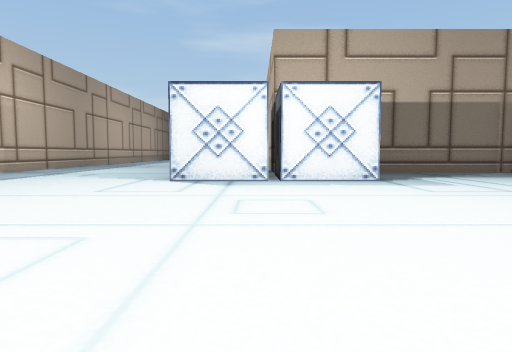
view 1 (above)

24 first-person views from a walk through a 3-D level made in the Unity game engine. The camera is 0.58 m above the floor, tilts 4° down and sees 75° across. Doors are open. The floor is counted in squares, 1 m on a side. Each view is taken from the middle of a square. On the plan, view 1 faces up. The plan holds only what a view shows up to about 9 squares ahead; the rest is blank. The place goes on beyond the plan. Some animated figures are left out.

view 2
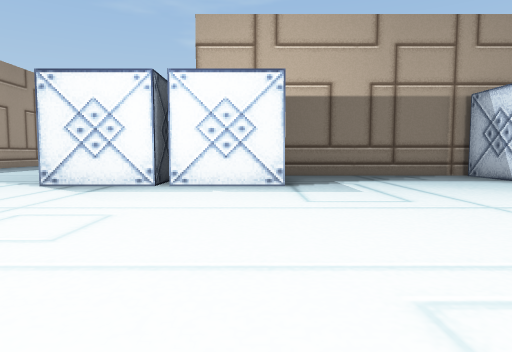

view 3
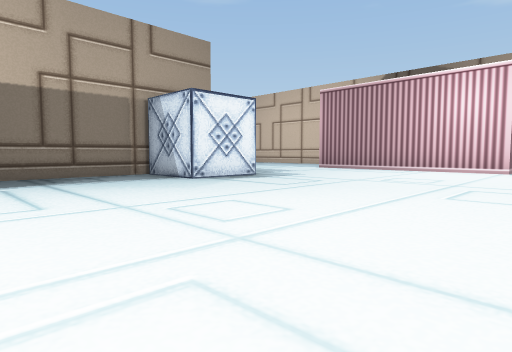

view 4
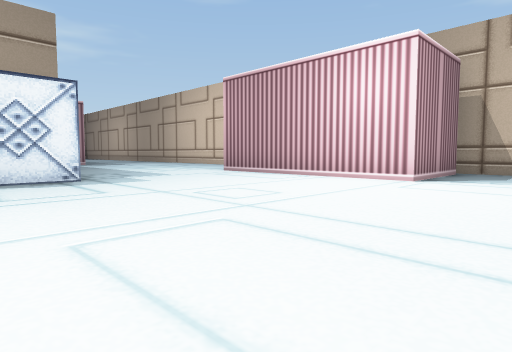

view 5
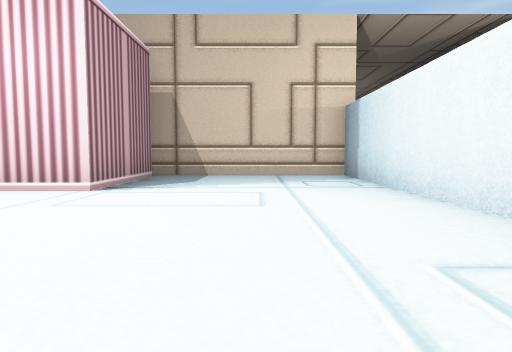

view 6
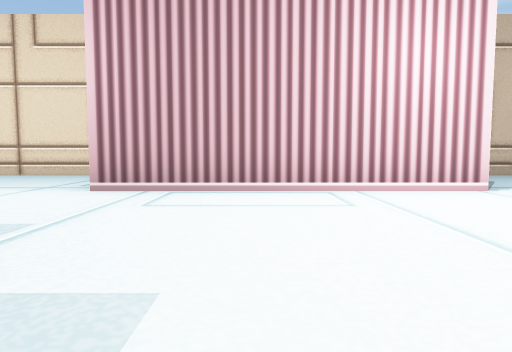

view 7
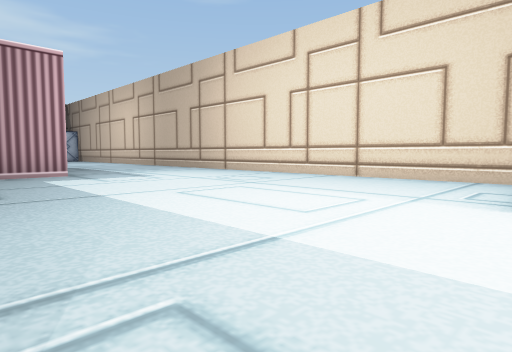

view 8
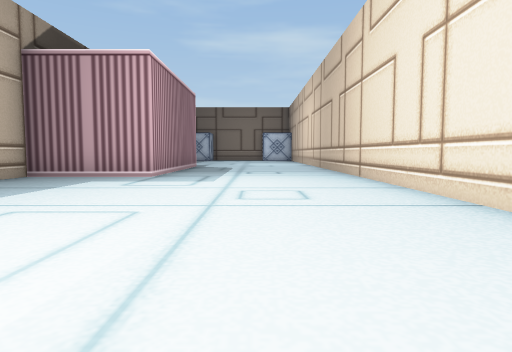

view 9
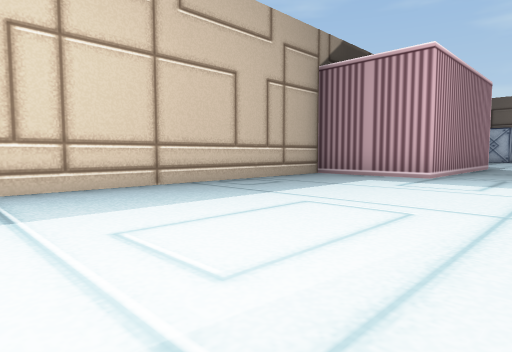

view 10
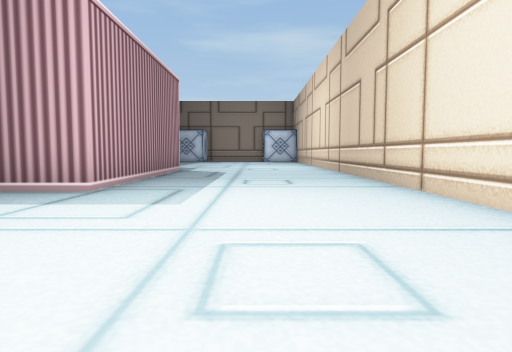

view 11
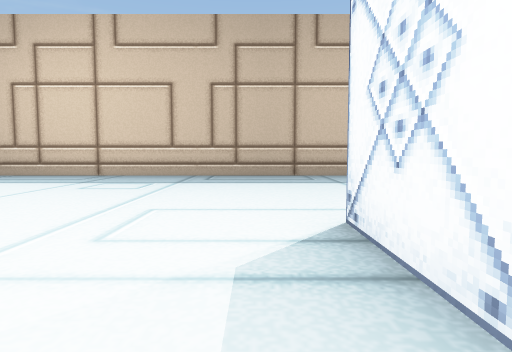

view 12
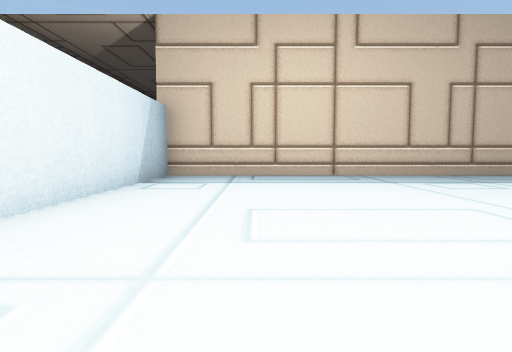

view 13
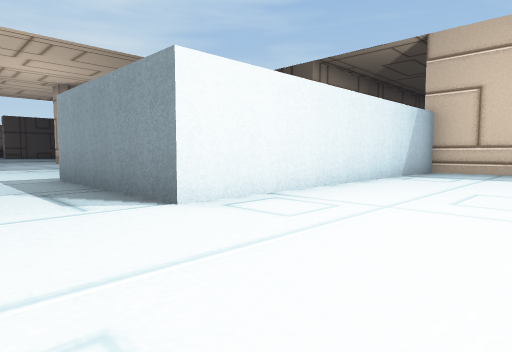

view 14
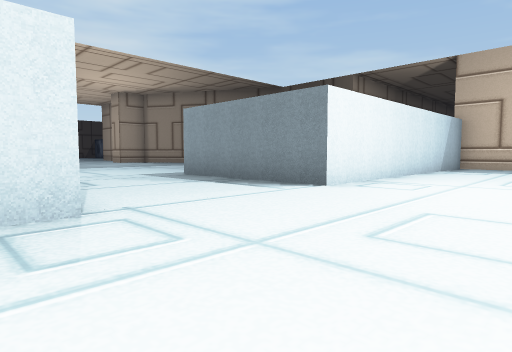

view 15
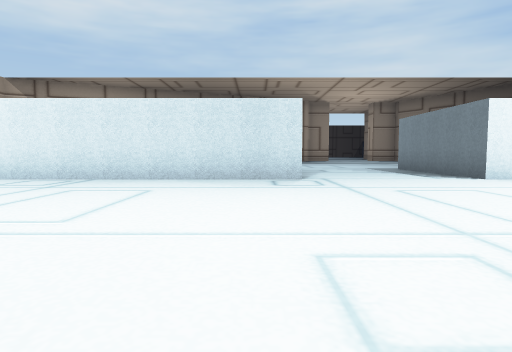

view 16
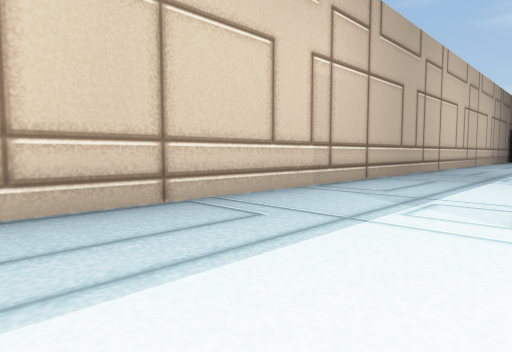

view 17
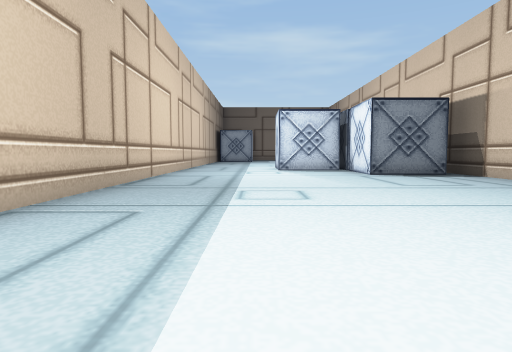

view 18
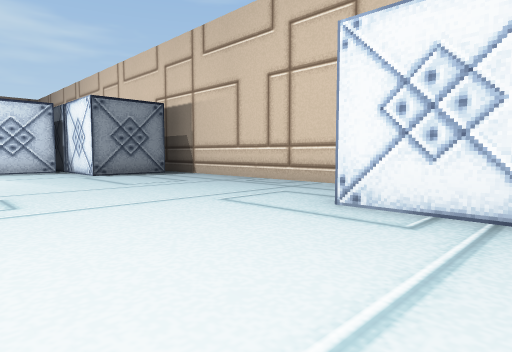

view 19
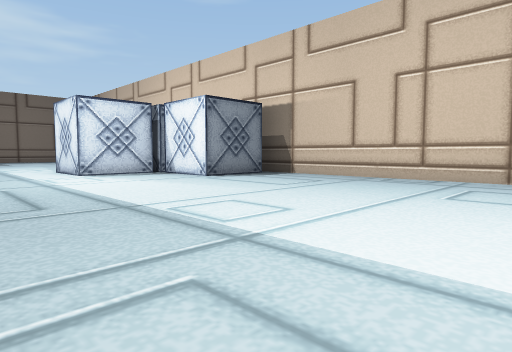

view 20
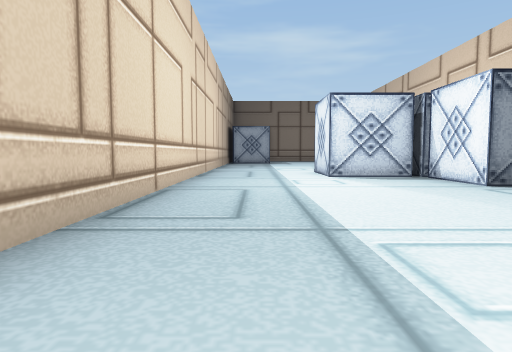

view 21
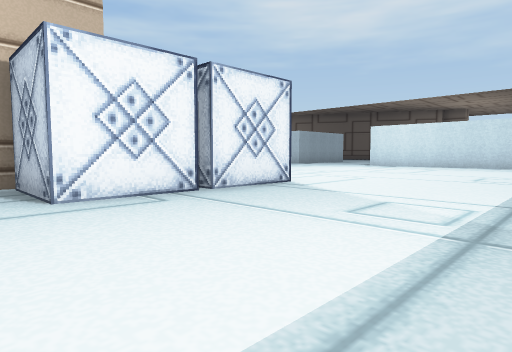

view 22
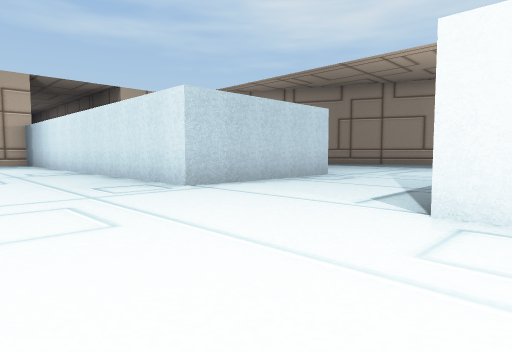

view 23
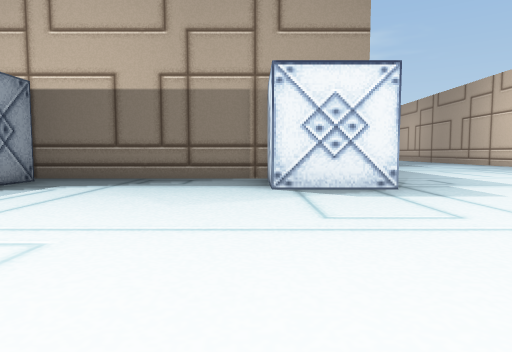

view 24
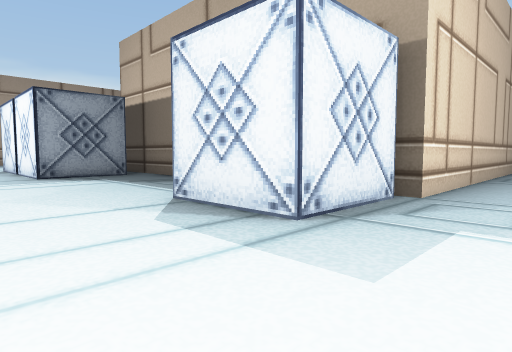

### Floor plan
Points are (right, up) in squares from view 1. A wall is a line through its corners. A room is listed if a view was taken in it or the views show most of it. See-through windows are left out.
Room 1 (views 1, 2, 3, 4, 5, 6, 7, 8, 9, 10, 11, 12, 13, 14, 15, 16, 17, 18, 19, 20, 21, 22, 23, 24)
walls: (2.5, 8.9) (2.5, 6.8) (0.5, 6.8); (9.3, 9.5) (9.3, 7.2) (7.3, 7.2) (7.3, 9.5) (2, 9.5); (0.3, 6.8) (-1.8, 6.8) (-1.8, 11) (0.2, 11); (0.5, 10.9) (0.5, 18.1); (0.1, 17.7) (-2, 17.7) (-2, 20) (-4.2, 20) (-4.2, 21); (17.5, 8.9) (17.5, 21); (17, 2.5) (14, 2.5) (14, 8.5); (5, -6.9) (5, -2.2) (17.5, -2.2) (17.5, 2.8); (12.5, 21.1) (12.5, 17) (9.5, 17) (9.5, 9.5); (-7.5, 21) (-7.5, -2.2) (1, -2.2) (1, -6.7)

Where each view was taken, in squares from view 1:
view 1: 0 up, 0 right, facing up
view 2: 1 up, 2 right, facing up
view 3: 1 up, 3 right, facing up-right
view 4: 0 up, 7 right, facing up-right
view 5: 0 up, 9 right, facing right
view 6: 6 up, 9 right, facing right
view 7: 8 up, 10 right, facing up-right
view 8: 9 up, 15 right, facing up
view 9: 9 up, 15 right, facing up-left
view 10: 12 up, 15 right, facing up
view 11: 6 up, 1 right, facing left
view 12: 0 up, 1 right, facing left
view 13: 1 up, 3 right, facing down-left
view 14: 1 up, 6 right, facing down-left
view 15: 5 up, 6 right, facing down
view 16: 5 up, 4 left, facing up-left
view 17: 9 up, 5 left, facing up
view 18: 9 up, 5 left, facing up-right
view 19: 11 up, 7 left, facing up-right
view 20: 12 up, 6 left, facing up
view 21: 12 up, 6 left, facing down-right
view 22: 1 up, 0 right, facing down-right
view 23: 2 up, 7 right, facing up
view 24: 5 up, 11 right, facing up-left
